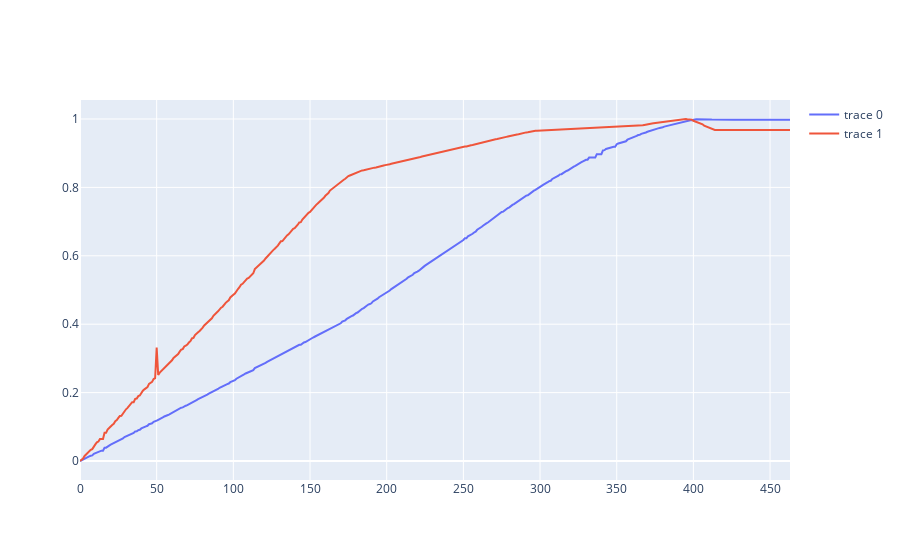

Notebook code cell kept with this figure:
### Code cell
fig = go.Figure()

fig.add_scatter(x=np.array(range(len(trajectory2))), y=norm_lat)
fig.add_scatter(x=np.array(range(len(trajectory2))), y=norm_lon)

fig.show()

### Figure 1 — Plotly figure (JSON) as saved in the notebook; plotly's stock layout.template omitted (floating-point values rounded to 4 significant figures; data arrays with more than 128 entries replaced by an {"elided": "..."} marker saying what was removed)
{"data": [{"type": "scatter", "x": {"elided": "464 int values"}, "y": {"elided": "464 float values"}}, {"type": "scatter", "x": {"elided": "464 int values"}, "y": {"elided": "464 float values"}}], "layout": {}}
